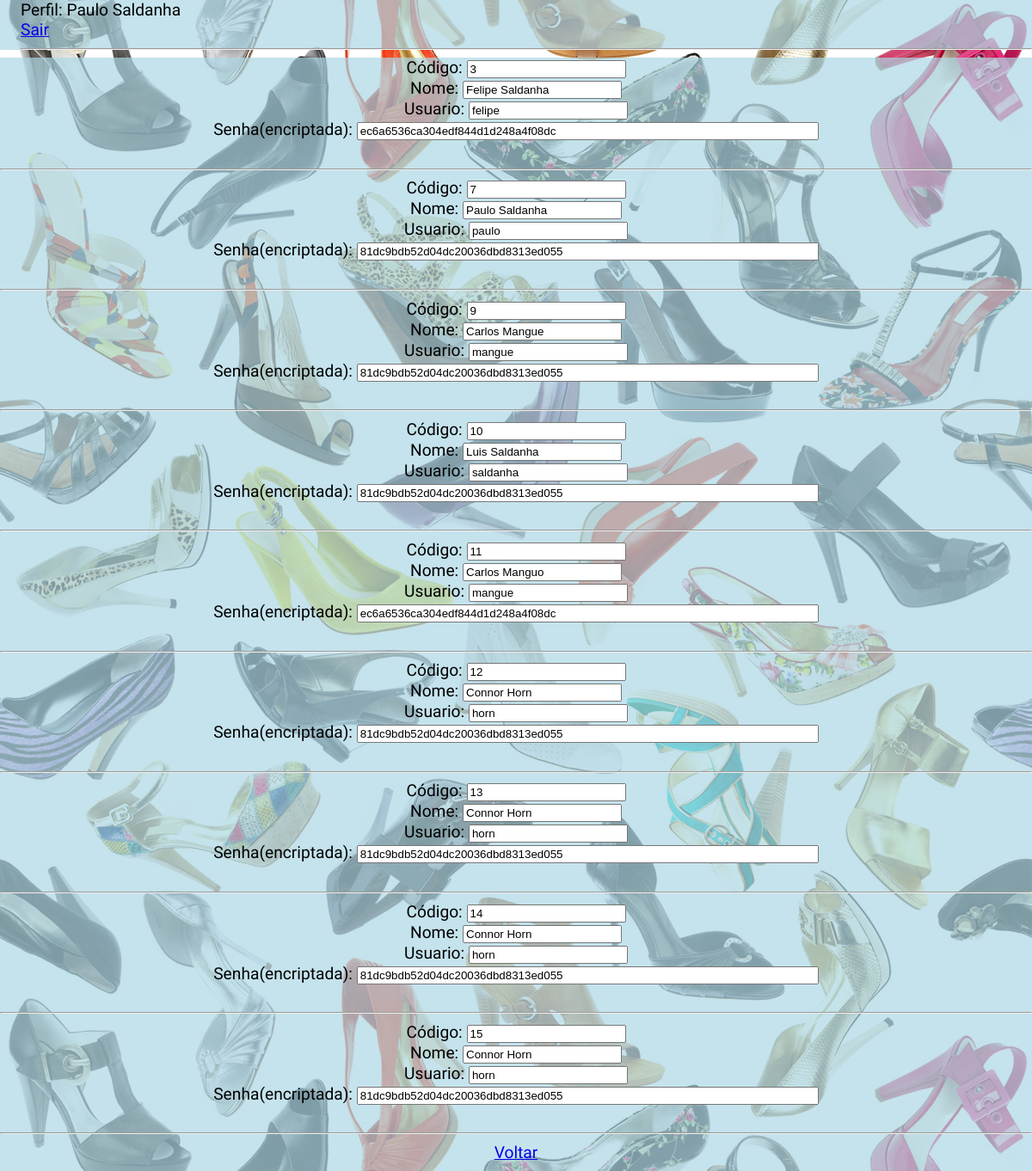
Page /php/crud/func/listarfunc.php (signed in) on the committed database.
### tables this page shows
CREATE TABLE `tbfunc` (
  `codfunc` int(11) NOT NULL,
  `nome_funcionario` varchar(90) NOT NULL,
  `usuario` varchar(64) NOT NULL,
  `senha` varchar(64) NOT NULL
);

### php/crud/func/listarfunc.php (the view, shortened to what this page needs)
<?php
if ($_SESSION["usuario"]) {
    $us = $_SESSION["usuario"];
?>
    <!DOCTYPE html>
    <html lang="pt-br">
    <head>
        <link rel="stylesheet" type="text/css" href="../../../css/Estilo.css" />
        <?php
        include_once '../conexao.php';
        ?>
    </head>
    <body>
        <nav>
            Perfil:<?php echo " " . $us ?><br>
            <a href="../fimsessao.php">Sair</a>
            <hr>
        </nav>
        <div class="container">
            <?php
            $consulta = "select * from tbfunc;";
            $executar = mysqli_query($conn, $consulta);
            while ($linha = mysqli_fetch_array($executar)) {
            ?>
                <div id="cx1">
                    Código: <input type="text" value="<?php echo $linha['codfunc']; ?>" readonly /><br>
                    Nome: <input type="text" value="<?php echo $linha['nome_funcionario']; ?>" readonly /><br>
                    Usuario: <input type="text" value="<?php echo $linha['usuario']; ?>" readonly /><br>
                    Senha(encriptada): <input type="text" size=64 value="<?php echo $linha['senha']; ?>" readonly /><br>
                    <br>
                    <hr>
                </div>
            <?php } ?>
            <a href="../../fonte/manfunc.php">Voltar</a>
        </div>
    </body>
    </html>
<?php
} else {
    echo "
    <script>
    window.location.href='../../fonte/index.php';
    </script>
    ";
}
?>

### css/Estilo.css (style rules this page uses)
html { scroll-behavior: smooth; }
body { background-image: url(../img/cover.jpg); margin: 0; padding: 0; font-family: 'Sansita Swashed', cursive; color: black; text-align: center; }
.container { background-color: rgba(173, 216, 230, 0.705); padding-bottom: 10px; font-size: 1.2rem; }
.container a { font-size: 1.2rem; }
nav { background-color: rgba(173, 216, 230, 0.705); font-size: 1.2rem; text-align: left; padding-left: 2%; }

### rows in the picture
tbfunc: codfunc "3", nome_funcionario "Felipe Saldanha", usuario "felipe", senha "ec6a6536ca304edf844d1d248a4f08dc"
tbfunc: codfunc "7", nome_funcionario "Paulo Saldanha", usuario "paulo", senha "81dc9bdb52d04dc20036dbd8313ed055"
tbfunc: codfunc "9", nome_funcionario "Carlos Mangue", usuario "mangue", senha "81dc9bdb52d04dc20036dbd8313ed055"
tbfunc: codfunc "10", nome_funcionario "Luis Saldanha", usuario "saldanha", senha "81dc9bdb52d04dc20036dbd8313ed055"
tbfunc: codfunc "11", nome_funcionario "Carlos Manguo", usuario "mangue", senha "ec6a6536ca304edf844d1d248a4f08dc"
tbfunc: codfunc "12", nome_funcionario "Connor Horn", usuario "horn", senha "81dc9bdb52d04dc20036dbd8313ed055"
tbfunc: codfunc "13", nome_funcionario "Connor Horn", usuario "horn", senha "81dc9bdb52d04dc20036dbd8313ed055"
tbfunc: codfunc "14", nome_funcionario "Connor Horn", usuario "horn", senha "81dc9bdb52d04dc20036dbd8313ed055"
tbfunc: codfunc "15", nome_funcionario "Connor Horn", usuario "horn", senha "81dc9bdb52d04dc20036dbd8313ed055"

### other values in the picture
$us "Paulo Saldanha"
